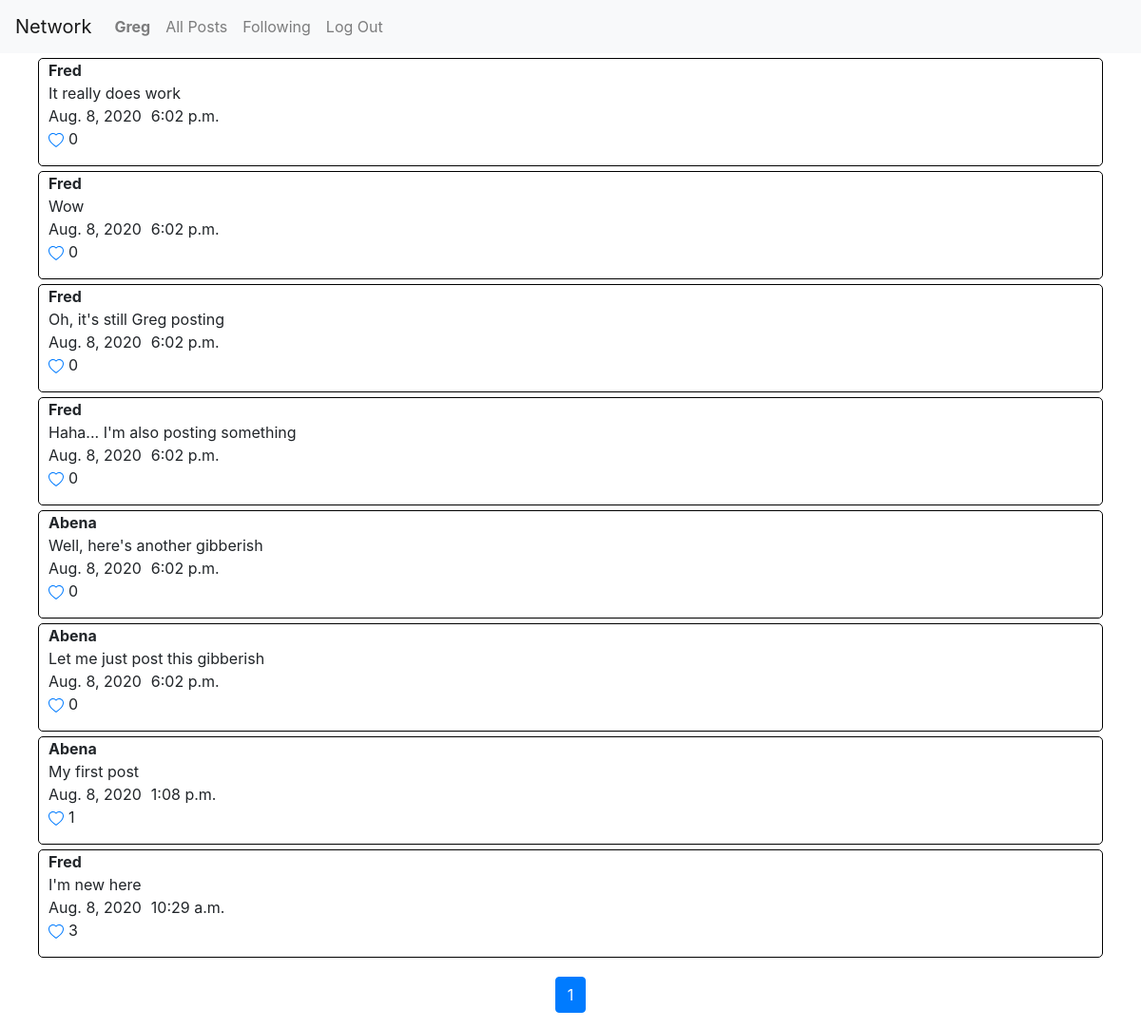
Page /following (signed in) on the earlier database version.
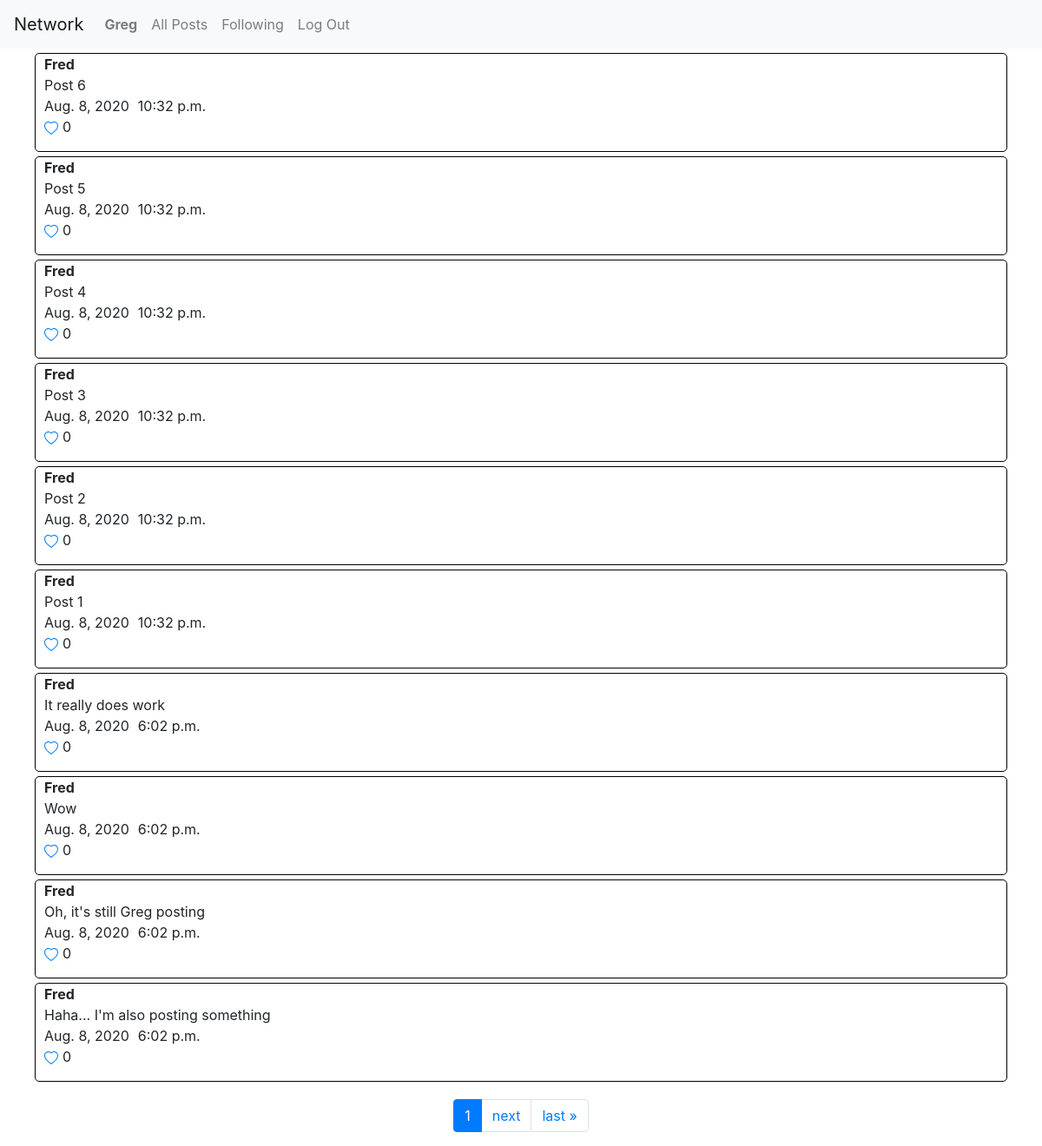
Same page on the later database version.
### network/models.py (models this page shows, shortened)
class Post(models.Model):
    user = models.ForeignKey(User, on_delete=models.CASCADE)
    post = models.CharField(max_length=1000)
    date = models.DateField()
    time = models.TimeField()

class User(AbstractUser):
    pass

### network/views.py (the view)
# urls.py: path("following", views.following, name="following"),
@login_required
def following(request):
    u = User.objects.get(username=request.user)
    p = Post.objects.all()
    f_users = u.following.all()
    posts = Post.objects.filter(user__following__followee=u).order_by('-id')
    paginator = Paginator(posts, 10)
    page_number = request.GET.get('page')
    posts = paginator.get_page(page_number)
    return render(request, "network/following.html", {
        "posts":posts
    })

### network/templates/network/following.html (shortened to what this page needs)
{% extends "network/layout.html" %}
{% block body %}
    <div class="post-main">
        {% for i in posts %}
            <div class="post-container">
                <div class="title-post">
                    <div class="title">{{ i.user|title }}</div>
                    <div class="post"> {{ i.post }} </div>
                </div>
                <div class="date-time">
                    <div class="date">{{ i.date }} </div>
                    <div class="time"> {{ i.time }} </div>
                </div>
                <div class="like">
                    <a class="like-link" id="like-{{ i.id }}" data-id="{{ i.id }}" href="#">
                    </a>
                    <p id="num-likes-{{ i.id }}" class="num-likes"> {{ i.likes.count}} </p>
                </div>
            </div>
        {% endfor %}
    </div>
    <nav class="page-nav" aria-label="Page navigation example">
        <ul class="pagination">
                <li class="page-item active" aria-current="page">
                    <a class="page-link" href="?page={{ posts.number }}">{{ posts.number }} <span class="sr-only">(current)</span></a>
                </li>
            {% if posts.has_next %}
                <li class="page-item"><a class="page-link" href="?page={{ posts.next_page_number }}">next</a></li>
                <li class="page-item"><a class="page-link" href="?page={{ posts.paginator.num_pages }}">last &raquo;</a></li>
            {% endif %}
        </ul>
    </nav>
{% endblock %}

Differences in the rows shown:
no longer on this page (row unchanged): Post: user "Abena", post "Well, here's another gibberish", date "Aug. 8, 2020", time "6:02 p.m.", likes.count "0"
no longer on this page (row unchanged): Post: user "Abena", post "Let me just post this gibberish", date "Aug. 8, 2020", time "6:02 p.m.", likes.count "0"
no longer on this page (row unchanged): Post: user "Abena", post "My first post", date "Aug. 8, 2020", time "1:08 p.m.", likes.count "1"
no longer on this page (row unchanged): Post: user "Fred", post "I'm new here", date "Aug. 8, 2020", time "10:29 a.m.", likes.count "3"
added Post: user "Fred", post "Post 6", date "Aug. 8, 2020", time "10:32 p.m.", likes.count "0"
added Post: user "Fred", post "Post 5", date "Aug. 8, 2020", time "10:32 p.m.", likes.count "0"
added Post: user "Fred", post "Post 4", date "Aug. 8, 2020", time "10:32 p.m.", likes.count "0"
added Post: user "Fred", post "Post 3", date "Aug. 8, 2020", time "10:32 p.m.", likes.count "0"
added Post: user "Fred", post "Post 2", date "Aug. 8, 2020", time "10:32 p.m.", likes.count "0"
added Post: user "Fred", post "Post 1", date "Aug. 8, 2020", time "10:32 p.m.", likes.count "0"
Other differences:
text now shown: "next last »"
